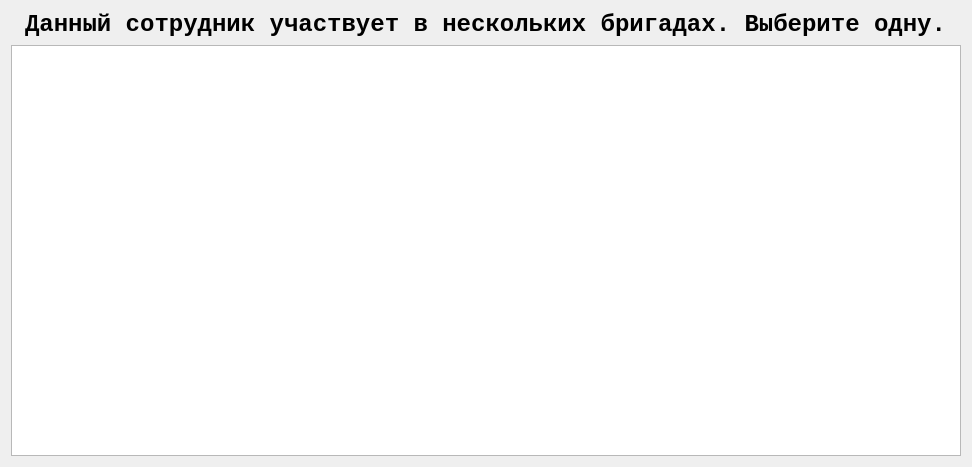
<?xml version="1.0" encoding="UTF-8"?>
<ui version="4.0">
 <class>choice_team_form</class>
 <widget class="QWidget" name="choice_team_form">
  <property name="geometry">
   <rect>
    <x>0</x>
    <y>0</y>
    <width>972</width>
    <height>467</height>
   </rect>
  </property>
  <property name="minimumSize">
   <size>
    <width>900</width>
    <height>200</height>
   </size>
  </property>
  <property name="windowTitle">
   <string>Выбор бригады</string>
  </property>
  <layout class="QVBoxLayout" name="verticalLayout">
   <item>
    <layout class="QHBoxLayout" name="horizontalLayout">
     <item>
      <spacer name="horizontalSpacer">
       <property name="orientation">
        <enum>Qt::Horizontal</enum>
       </property>
       <property name="sizeHint" stdset="0">
        <size>
         <width>40</width>
         <height>20</height>
        </size>
       </property>
      </spacer>
     </item>
     <item>
      <widget class="QLabel" name="label">
       <property name="font">
        <font>
         <family>Consolas</family>
         <pointsize>18</pointsize>
         <weight>75</weight>
         <bold>true</bold>
        </font>
       </property>
       <property name="text">
        <string>Данный сотрудник участвует в нескольких бригадах. Выберите одну.</string>
       </property>
      </widget>
     </item>
     <item>
      <spacer name="horizontalSpacer_2">
       <property name="orientation">
        <enum>Qt::Horizontal</enum>
       </property>
       <property name="sizeHint" stdset="0">
        <size>
         <width>40</width>
         <height>20</height>
        </size>
       </property>
      </spacer>
     </item>
    </layout>
   </item>
   <item>
    <widget class="QTableWidget" name="tbl">
     <property name="selectionMode">
      <enum>QAbstractItemView::NoSelection</enum>
     </property>
     <property name="selectionBehavior">
      <enum>QAbstractItemView::SelectItems</enum>
     </property>
     <attribute name="horizontalHeaderVisible">
      <bool>false</bool>
     </attribute>
     <attribute name="verticalHeaderVisible">
      <bool>false</bool>
     </attribute>
    </widget>
   </item>
  </layout>
 </widget>
 <resources/>
 <connections/>
</ui>
